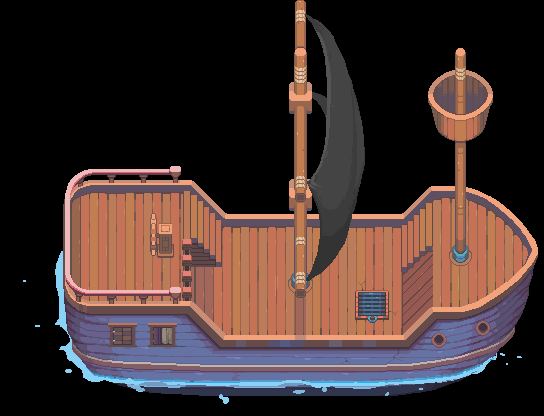

Tiled map render using the project's own tile images. Description and the whole map definition, tile-layer contents included, below:
An orthogonal 17x13 tile map with 32x32 px tiles, 2 tile layers (moving, idle), 2 tilesets and 2 objects.

<map version="1.10" tiledversion="1.12.1" orientation="orthogonal" renderorder="right-down" width="17" height="13" tilewidth="32" tileheight="32" infinite="0" nextlayerid="5" nextobjectid="3">
 <tileset firstgid="1" source="../maps/themes/Sea Adventures/props/animated/ship/ship-animations-sideways-sailing-baked.tsx" />
 <tileset firstgid="7601" source="../maps/themes/Sea Adventures/props/animated/ship/ship-animations-sideways-idle-baked.tsx" />
 <layer id="1" name="moving" width="17" height="13">
  <data encoding="csv">
191,192,193,194,195,196,197,198,199,200,201,202,203,204,205,206,207,
286,287,288,289,290,291,292,293,294,295,296,297,298,299,300,301,302,
381,382,383,384,385,386,387,388,389,390,391,392,393,394,395,396,397,
476,477,478,479,480,481,482,483,484,485,486,487,488,489,490,491,492,
571,572,573,574,575,576,577,578,579,580,581,582,583,584,585,586,587,
666,667,668,669,670,671,672,673,674,675,676,677,678,679,680,681,682,
761,762,763,764,765,766,767,768,769,770,771,772,773,774,775,776,777,
856,857,858,859,860,861,862,863,864,865,866,867,868,869,870,871,872,
951,952,953,954,955,956,957,958,959,960,961,962,963,964,965,966,967,
1046,1047,1048,1049,1050,1051,1052,1053,1054,1055,1056,1057,1058,1059,1060,1061,1062,
1141,1142,1143,1144,1145,1146,1147,1148,1149,1150,1151,1152,1153,1154,1155,1156,1157,
1236,1237,1238,1239,1240,1241,1242,1243,1244,1245,1246,1247,1248,1249,1250,1251,1252,
1331,1332,1333,1334,1335,1336,1337,1338,1339,1340,1341,1342,1343,1344,1345,1346,1347
</data>
 </layer>
 <layer id="2" name="idle" width="17" height="13">
  <data encoding="csv">
0,7754,7755,7756,7757,7758,7759,7760,7761,7762,7763,7764,7765,7766,7767,7768,7769,
0,7830,7831,7832,7833,7834,7835,7836,7837,7838,7839,7840,7841,7842,7843,7844,7845,
0,7906,7907,7908,7909,7910,7911,7912,7913,7914,7915,7916,7917,7918,7919,7920,7921,
0,7982,7983,7984,7985,7986,7987,7988,7989,7990,7991,7992,7993,7994,7995,7996,7997,
0,8058,8059,8060,8061,8062,8063,8064,8065,8066,8067,8068,8069,8070,8071,8072,8073,
0,8134,8135,8136,8137,8138,8139,8140,8141,8142,8143,8144,8145,8146,8147,8148,8149,
0,8210,8211,8212,8213,8214,8215,8216,8217,8218,8219,8220,8221,8222,8223,8224,8225,
0,8286,8287,8288,8289,8290,8291,8292,8293,8294,8295,8296,8297,8298,8299,8300,8301,
0,8362,8363,8364,8365,8366,8367,8368,8369,8370,8371,8372,8373,8374,8375,8376,8377,
0,8438,8439,8440,8441,8442,8443,8444,8445,8446,8447,8448,8449,8450,8451,8452,8453,
0,8514,8515,8516,8517,8518,8519,8520,8521,8522,8523,8524,8525,8526,8527,8528,8529,
0,8590,8591,8592,8593,8594,8595,8596,8597,8598,8599,8600,8601,8602,8603,8604,8605,
0,8666,8667,8668,8669,8670,8671,8672,8673,8674,8675,8676,8677,8678,8679,8680,8681
</data>
 </layer>
 <objectgroup id="3" name="boat-hitbox">
  <object id="1" x="82" y="241" width="406" height="128" />
 </objectgroup>
 <objectgroup id="4" name="helm">
  <object id="2" x="115.667" y="223.667" width="34" height="27.6667" />
 </objectgroup>
</map>
